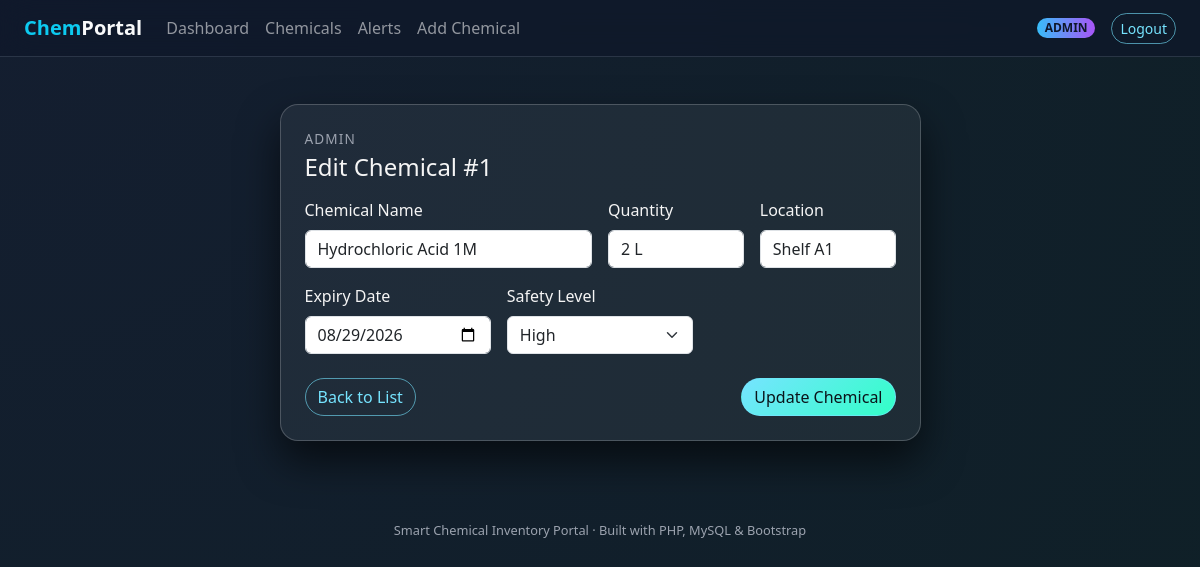
Screenshot of /edit_chemical.php?id=1 (signed in) with the database file from the repository.
### tables this page shows
CREATE TABLE chemical_safety (
    id INT AUTO_INCREMENT PRIMARY KEY,
    chemical_id INT NOT NULL,
    expiry_date DATE NULL,
    safety_level ENUM('Low', 'Medium', 'High') NOT NULL DEFAULT 'Low',
    CONSTRAINT fk_safety_chemical
        FOREIGN KEY (chemical_id) REFERENCES chemicals(chemical_id)
        ON DELETE CASCADE
);

CREATE TABLE chemicals (
    chemical_id INT AUTO_INCREMENT PRIMARY KEY,
    name VARCHAR(255) NOT NULL,
    quantity VARCHAR(100) NOT NULL,
    location VARCHAR(255) NOT NULL,
    created_at DATETIME NOT NULL DEFAULT CURRENT_TIMESTAMP,
    updated_at DATETIME NOT NULL DEFAULT CURRENT_TIMESTAMP ON UPDATE CURRENT_TIMESTAMP
);

### edit_chemical.php (the view, shortened to what this page needs)
<?php
require_once 'db_config.php';
$id = isset($_GET['id']) ? (int)$_GET['id'] : 0;
$stmt = $mysqli->prepare("
    SELECT c.chemical_id, c.name, c.quantity, c.location,
           cs.expiry_date, cs.safety_level
    FROM chemicals c
    LEFT JOIN chemical_safety cs ON c.chemical_id = cs.chemical_id
    WHERE c.chemical_id = ?
    LIMIT 1
");
$stmt->bind_param('i', $id);
$stmt->execute();
$stmt->bind_result($chem_id, $chem_name, $chem_qty, $chem_loc, $chem_expiry, $chem_safety);
$chemical = null;
if ($stmt->fetch()) {
    $chemical = [
        'chemical_id' => $chem_id,
        'name'        => $chem_name,
        'quantity'    => $chem_qty,
        'location'    => $chem_loc,
        'expiry_date' => $chem_expiry,
        'safety_level'=> $chem_safety,
    ];
}
require_once 'partials/header.php';
?>
<div class="row justify-content-center fade-in-up">
    <div class="col-md-8 col-lg-7">
        <div class="glass-card p-4">
            <p class="page-title mb-1">Admin</p>
            <h2 class="h4 mb-3">Edit Chemical #<?php echo htmlspecialchars($chemical['chemical_id']); ?></h2>
            <form method="post">
                <div class="row g-3">
                    <div class="col-md-6">
                        <label class="form-label">Chemical Name</label>
                        <input type="text" name="name" class="form-control"
                               value="<?php echo htmlspecialchars($chemical['name']); ?>" required>
                    </div>
                    <div class="col-md-3">
                        <label class="form-label">Quantity</label>
                        <input type="text" name="quantity" class="form-control"
                               value="<?php echo htmlspecialchars($chemical['quantity']); ?>" required>
                    </div>
                    <div class="col-md-3">
                        <label class="form-label">Location</label>
                        <input type="text" name="location" class="form-control"
                               value="<?php echo htmlspecialchars($chemical['location']); ?>" required>
                    </div>
                    <div class="col-md-4">
                        <label class="form-label">Expiry Date</label>
                        <input type="date" name="expiry_date" class="form-control"
                               value="<?php echo htmlspecialchars($chemical['expiry_date'] ?? ''); ?>">
                    </div>
                    <div class="col-md-4">
                        <label class="form-label">Safety Level</label>
                        <select name="safety_level" class="form-select">
                            <?php
                            $lvl = $chemical['safety_level'] ?? '';
                            ?>
                            <option value="High" <?php echo $lvl === 'High' ? 'selected' : ''; ?>>High</option>
                        </select>
                    </div>
                </div>
                <div class="mt-4 d-flex justify-content-between">
                    <a href="view_chemicals.php" class="btn btn-outline-neon">Back to List</a>
                    <button type="submit" class="btn btn-neon">Update Chemical</button>
                </div>
            </form>
        </div>
    </div>
</div>
<?php require_once 'partials/footer.php'; ?>

### assets/css/style.css (style rules this page uses)
body { font-family: "Poppins", system-ui, -apple-system, BlinkMacSystemFont, "Segoe UI", sans-serif; background: radial-gradient(circle at top left, #141e30, #0f2027); color: #f5f5f5; min-height: 100vh; }
a { color: #76e4ff; }
.glass-card { background: rgba(255, 255, 255, 0.06); border-radius: 18px; border: 1px solid rgba(255, 255, 255, 0.2); box-shadow: 0 20px 40px rgba(0, 0, 0, 0.6); backdrop-filter: blur(18px); -webkit-backdrop-filter: blur(18px); }
.btn-neon { position: relative; overflow: hidden; border-radius: 999px; border: 1px solid rgba(118, 228, 255, 0.6); color: #0b141a; background: linear-gradient(135deg, #76e4ff, #32ffc7); transition: transform 0.2s ease, box-shadow 0.2s ease; }
.btn-outline-neon { border-radius: 999px; border: 1px solid rgba(118, 228, 255, 0.6); color: #76e4ff; background: transparent; transition: background 0.2s ease, transform 0.2s ease, box-shadow 0.2s ease; }
.page-title { letter-spacing: 0.08em; text-transform: uppercase; font-size: 0.85rem; color: #9ca3af; }
.fade-in-up { opacity: 0; transform: translateY(18px); animation: fadeInUp 0.6s ease forwards; }

### rows the page displays
chemical_safety: chemical.chemical_id "1", name "Hydrochloric Acid 1M", quantity "2 L", location "Shelf A1", expiry_date "08/29/2026", safety_level "High"

### other values shown
$_SESSION['role'] "ADMIN"
